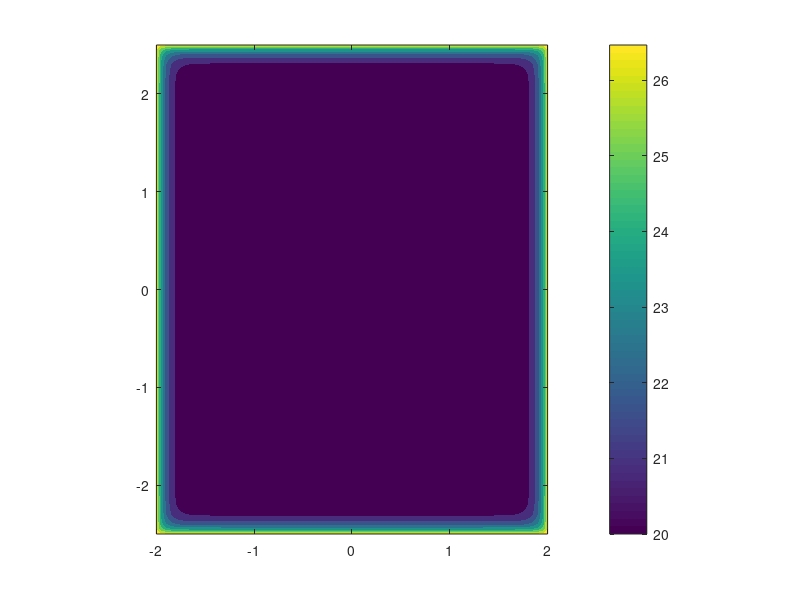

This chart was generated by the following MATLAB code: (Note: a time limit stopped this script after it produced the figure.)
clear;

% domain
xL = -2;
xR = 2;
yB = -2.5;
yT = 2.5;

% thermal diffusivity
lambda = .0015;

% time interval
t_start = 0;
t_final = 1500;

% boundary conditions ____calculated from t_exact
t_bc = @(t) min(20+80*(t/60),100);

% source term _____ calculated from t_exact
f = @(t,x,y) 0;

% initial conditions  _____calculated from t_exact
c_start = @(t,x,y) 20;


% exact solution
t_exact = @(t,x,y) sin(x)*cos(y)*exp(-t);

Nx = 80;
Ny = 100;
% space discretization

%Nx = 50;
%Nx = 100;
x = linspace(xL, xR, Nx);
dx = (xR-xL)/(Nx-1);


%Ny = 60;
%Ny = 120;
y = linspace(yB, yT, Ny);
dy = (yT-yB)/(Ny-1);


% time-step 
dt = 5;


c_old = zeros(1,Nx*Ny);
c_new = zeros(1,Nx*Ny);
c_exa = zeros(1,Nx*Ny);

t = t_start;

for i = 1:Nx
    for j = 1:Ny
        p = (j-1)*Nx + i;  
        c_old(p) = c_start(t,x(i),y(j));
    end
end



% Create sparse matrix and allocate memory for right-hand side
A = sparse(Nx*Ny,Nx*Ny);
RHS = zeros(Nx*Ny,1);

% Calculate the matrix before the while-loop to save time
% internal points
for i = 2:Nx-1
    for j = 2:Ny-1
        p = (j-1)*Nx + i;
        A(p,p) = 1 + 2*lambda*dt/dx/dx + 2*lambda*dt/dy/dy;          %center
        A(p,p-1) = -lambda*dt/dx/dx;                                      %left
        A(p,p+1) = -lambda*dt/dx/dx;                                      %right
        A(p,p-Nx) = -lambda*dt/dy/dy;                                     %bottom
        A(p,p+Nx) = -lambda*dt/dy/dy;                                     %top
    end
end

% boundary points
for i = 1:Nx
    if i == 1
        for j = 1:Ny
            p = (j-1)*Nx + i;
            A(p,p) = 1;
        end
    elseif i == Nx
        for j = 1:Ny
            p = (j-1)*Nx + i;
            A(p,p) = 1;
        end
    else
        p = (1-1)*Nx + i;
        A(p,p) = 1;
        p1 = (Ny-1)*Nx + i;
        A(p1,p1) = 1;
    end
end
  
index = 1;

while t < t_final
    time(index) = t;
    tempCenter(index) = c_old((Ny/2-1)*Nx + Nx/2);
    if t + dt > t_final
        dt = t_final-t;
            
        % need to recalculate the matrix since dt has changed
        % internal points
        for i = 2:Nx-1
            for j = 2:Ny-1
                p = (j-1)*Nx + i;      
                A(p,p) = 1 + 2*lambda*dt/dx/dx + 2*lambda*dt/dy/dy;          %center
                A(p,p-1) = -lambda*dt/dx/dx;                                      %left
                A(p,p+1) = -lambda*dt/dx/dx;                                      %right
                A(p,p-Nx) = -lambda*dt/dy/dy;                                     %bottom
                A(p,p+Nx) = -lambda*dt/dy/dy;                                     %top
            end
        end
        
        % internal points
    for i = 2:Nx-1
        for j = 2:Ny-1
            p = (j-1)*Nx + i;  
            RHS(p) = c_old(p) + dt*f(t+dt,x(i),y(j));
        end
    end
    
    %boundary points
    for i = 1:Nx
        if i == 1
            for j = 1:Ny
                p = (j-1)*Nx + i;
                RHS(p) = t_bc(t+dt);
            end
        elseif i == Nx
            for j = 1:Ny
                p = (j-1)*Nx + i;
                RHS(p) = t_bc(t+dt);
            end
        else
            p = (1-1)*Nx + i;
            RHS(p) = t_bc(t+dt);
            p1 = (Ny-1)*Nx + i;
            RHS(p1) = t_bc(t+dt);
        end
    end
    end
    
    % internal points
    for i = 2:Nx-1
        for j = 2:Ny-1
            p = (j-1)*Nx + i;  
            RHS(p) = c_old(p) + dt*f(t+dt,x(i),y(j));
        end
    end
    
    % boundary points
    for i = 1:Nx
        if i == 1
            for j = 1:Ny
                p = (j-1)*Nx + i;
                RHS(p) = t_bc(t+dt);
            end
        elseif i == Nx
            for j = 1:Ny
                p = (j-1)*Nx + i;
                RHS(p) = t_bc(t+dt);
            end
        else
            p = (1-1)*Nx + i;
            RHS(p) = t_bc(t+dt);
            p1 = (Ny-1)*Nx + i;
            RHS(p1) = t_bc(t+dt);
        end
    end
    
    % solve system of equations
    c_new = A\RHS;
    
    c_old = c_new;
    
    index = index + 1;
    
    contourPlot = zeros(Nx,Ny);
    for i = 1:Nx
        for j = 1:Ny
            p = (j-1)*Nx + i;  
            contourPlot(i,j) = c_new(p);
        end
    end
    
    contourf(x,y,contourPlot','LevelList',linspace(20.0,100.0,100),'LineColor', 'none');
    colorbar;
    hold on;
    hold off;
    axis([xL, xR, yB, yT]);
    axis equal;
    pause(0.01);
    
    if(t==0)
        print('snapshot0','-dpng');
    end
    if(t==200)
        print('snapshot200','-dpng');
    end
    if(t==400)
        print('snapshot400','-dpng');
    end
    if(t==600)
        print('snapshot600','-dpng');
    end
    
    t = t+dt;
end

 plot(time, tempCenter);

%     for i = 1:Nx
%         for j = 1:Ny
%             p = (j-1)*Nx + i;  
%             c_exa(p) = t_exact(t,x(i),y(j));
%         end
%     end

%     ErrorList = zeros(Nx,Ny);
%     tempMax = 0;
%     for i = 1:Nx
%         for j = 1:Ny
%             p = (j-1)*Nx + i;  
%             ErrorList(i,j) = abs(c_exa(p)-c_new(p));
%             if(ErrorList(i,j) > tempMax)
%                 tempMax = ErrorList(i,j);
%             end
%         end
%     end
%     
%     error(k) = tempMax;
% 
% Nx = Nx *2;
% Ny = Ny *2;

% for i = 2:numSplits
%     order(i) = log(error(i-1)/error(i))/log(2);
% end
% for i = 1:numSplits
%     fprintf('%g \t %g\n', error(i), order(i));
% end
